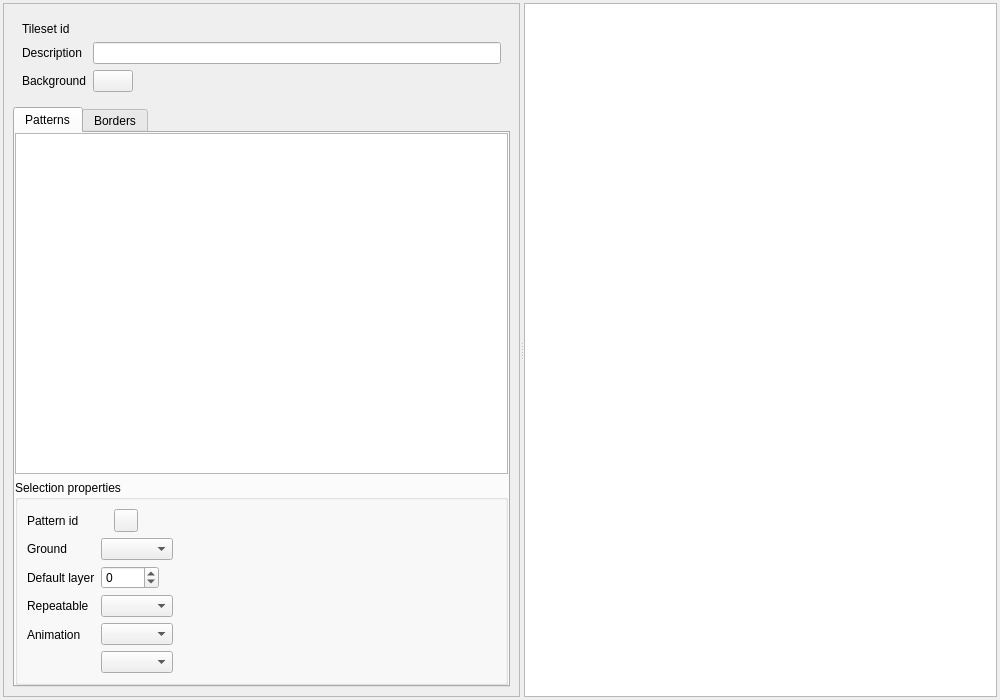
<?xml version="1.0" encoding="UTF-8"?>
<ui version="4.0">
 <class>SolarusEditor::TilesetEditor</class>
 <widget class="QWidget" name="SolarusEditor::TilesetEditor">
  <property name="geometry">
   <rect>
    <x>0</x>
    <y>0</y>
    <width>1000</width>
    <height>700</height>
   </rect>
  </property>
  <property name="windowTitle">
   <string>Tileset editor</string>
  </property>
  <layout class="QHBoxLayout" name="horizontalLayout">
   <property name="leftMargin">
    <number>3</number>
   </property>
   <property name="topMargin">
    <number>3</number>
   </property>
   <property name="rightMargin">
    <number>3</number>
   </property>
   <property name="bottomMargin">
    <number>3</number>
   </property>
   <item>
    <widget class="QSplitter" name="splitter">
     <property name="orientation">
      <enum>Qt::Horizontal</enum>
     </property>
     <widget class="QScrollArea" name="tileset_side_view_scroll_area">
      <property name="widgetResizable">
       <bool>true</bool>
      </property>
      <widget class="QWidget" name="tileset_side_view">
       <property name="geometry">
        <rect>
         <x>0</x>
         <y>0</y>
         <width>495</width>
         <height>692</height>
        </rect>
       </property>
       <property name="sizePolicy">
        <sizepolicy hsizetype="Ignored" vsizetype="Expanding">
         <horstretch>0</horstretch>
         <verstretch>0</verstretch>
        </sizepolicy>
       </property>
       <layout class="QVBoxLayout" name="verticalLayout_2">
        <property name="leftMargin">
         <number>9</number>
        </property>
        <property name="topMargin">
         <number>9</number>
        </property>
        <property name="rightMargin">
         <number>9</number>
        </property>
        <property name="bottomMargin">
         <number>9</number>
        </property>
        <item>
         <widget class="QWidget" name="tileset_properties_group_box" native="true">
          <property name="sizePolicy">
           <sizepolicy hsizetype="Expanding" vsizetype="Fixed">
            <horstretch>0</horstretch>
            <verstretch>0</verstretch>
           </sizepolicy>
          </property>
          <layout class="QFormLayout" name="formLayout">
           <property name="fieldGrowthPolicy">
            <enum>QFormLayout::AllNonFixedFieldsGrow</enum>
           </property>
           <item row="0" column="0">
            <widget class="QLabel" name="tileset_id_label">
             <property name="toolTip">
              <string/>
             </property>
             <property name="text">
              <string>Tileset id</string>
             </property>
            </widget>
           </item>
           <item row="0" column="1">
            <widget class="QLabel" name="tileset_id_field">
             <property name="toolTip">
              <string>Filename of the tileset (without extension)</string>
             </property>
             <property name="text">
              <string/>
             </property>
            </widget>
           </item>
           <item row="1" column="0">
            <widget class="QLabel" name="description_label">
             <property name="toolTip">
              <string/>
             </property>
             <property name="text">
              <string>Description</string>
             </property>
            </widget>
           </item>
           <item row="1" column="1">
            <widget class="QLineEdit" name="description_field">
             <property name="sizePolicy">
              <sizepolicy hsizetype="Expanding" vsizetype="Fixed">
               <horstretch>0</horstretch>
               <verstretch>0</verstretch>
              </sizepolicy>
             </property>
             <property name="toolTip">
              <string>User-friendly description to show in the editor</string>
             </property>
            </widget>
           </item>
           <item row="3" column="0">
            <widget class="QLabel" name="background_label">
             <property name="toolTip">
              <string/>
             </property>
             <property name="text">
              <string>Background</string>
             </property>
            </widget>
           </item>
           <item row="3" column="1">
            <widget class="SolarusEditor::ColorPicker" name="background_field">
             <property name="sizePolicy">
              <sizepolicy hsizetype="Fixed" vsizetype="Fixed">
               <horstretch>0</horstretch>
               <verstretch>0</verstretch>
              </sizepolicy>
             </property>
             <property name="toolTip">
              <string>Background color applied to maps using this tileset</string>
             </property>
            </widget>
           </item>
          </layout>
         </widget>
        </item>
        <item>
         <widget class="QTabWidget" name="patterns_border_sets_tab_widget">
          <property name="currentIndex">
           <number>0</number>
          </property>
          <widget class="QWidget" name="patterns_view">
           <property name="sizePolicy">
            <sizepolicy hsizetype="Expanding" vsizetype="Expanding">
             <horstretch>0</horstretch>
             <verstretch>0</verstretch>
            </sizepolicy>
           </property>
           <attribute name="title">
            <string>Patterns</string>
           </attribute>
           <layout class="QVBoxLayout" name="verticalLayout">
            <property name="leftMargin">
             <number>0</number>
            </property>
            <property name="topMargin">
             <number>0</number>
            </property>
            <property name="rightMargin">
             <number>0</number>
            </property>
            <property name="bottomMargin">
             <number>0</number>
            </property>
            <item>
             <widget class="SolarusEditor::TilePatternsListView" name="patterns_list_view"/>
            </item>
            <item>
             <widget class="QGroupBox" name="pattern_properties_group_box">
              <property name="sizePolicy">
               <sizepolicy hsizetype="Expanding" vsizetype="Preferred">
                <horstretch>0</horstretch>
                <verstretch>0</verstretch>
               </sizepolicy>
              </property>
              <property name="title">
               <string>Selection properties</string>
              </property>
              <layout class="QFormLayout" name="formLayout_2">
               <property name="fieldGrowthPolicy">
                <enum>QFormLayout::AllNonFixedFieldsGrow</enum>
               </property>
               <item row="0" column="0">
                <widget class="QLabel" name="pattern_id_label">
                 <property name="toolTip">
                  <string/>
                 </property>
                 <property name="text">
                  <string>Pattern id</string>
                 </property>
                </widget>
               </item>
               <item row="0" column="1">
                <widget class="QWidget" name="pattern_id_field" native="true">
                 <layout class="QHBoxLayout" name="horizontalLayout_3">
                  <property name="leftMargin">
                   <number>0</number>
                  </property>
                  <property name="topMargin">
                   <number>0</number>
                  </property>
                  <property name="rightMargin">
                   <number>0</number>
                  </property>
                  <property name="bottomMargin">
                   <number>0</number>
                  </property>
                  <item>
                   <layout class="QHBoxLayout" name="pattern_id_layout">
                    <item>
                     <widget class="QLabel" name="pattern_id_value">
                      <property name="toolTip">
                       <string>Name identifying the pattern</string>
                      </property>
                      <property name="text">
                       <string/>
                      </property>
                     </widget>
                    </item>
                    <item>
                     <widget class="QToolButton" name="pattern_id_button">
                      <property name="toolTip">
                       <string>Rename (F2)</string>
                      </property>
                      <property name="text">
                       <string/>
                      </property>
                      <property name="icon">
                       <iconset resource="../../resources/images.qrc">
                        <normaloff>:/images/icon_edit.png</normaloff>:/images/icon_edit.png</iconset>
                      </property>
                     </widget>
                    </item>
                    <item>
                     <spacer name="horizontal_spacer">
                      <property name="orientation">
                       <enum>Qt::Horizontal</enum>
                      </property>
                      <property name="sizeHint" stdset="0">
                       <size>
                        <width>40</width>
                        <height>20</height>
                       </size>
                      </property>
                     </spacer>
                    </item>
                   </layout>
                  </item>
                 </layout>
                </widget>
               </item>
               <item row="1" column="0">
                <widget class="QLabel" name="ground_label">
                 <property name="toolTip">
                  <string/>
                 </property>
                 <property name="text">
                  <string>Ground</string>
                 </property>
                </widget>
               </item>
               <item row="1" column="1">
                <widget class="SolarusEditor::EnumSelector&lt;SolarusEditor::Ground&gt;" name="ground_field">
                 <property name="sizePolicy">
                  <sizepolicy hsizetype="Fixed" vsizetype="Fixed">
                   <horstretch>0</horstretch>
                   <verstretch>0</verstretch>
                  </sizepolicy>
                 </property>
                 <property name="toolTip">
                  <string>Terrain of the pattern</string>
                 </property>
                </widget>
               </item>
               <item row="2" column="0">
                <widget class="QLabel" name="default_layer_label">
                 <property name="toolTip">
                  <string/>
                 </property>
                 <property name="text">
                  <string>Default layer</string>
                 </property>
                </widget>
               </item>
               <item row="3" column="0">
                <widget class="QLabel" name="repeat_mode_label">
                 <property name="text">
                  <string>Repeatable</string>
                 </property>
                </widget>
               </item>
               <item row="3" column="1">
                <widget class="SolarusEditor::EnumSelector&lt;SolarusEditor::TilePatternRepeatMode&gt;" name="repeat_mode_field">
                 <property name="sizePolicy">
                  <sizepolicy hsizetype="Fixed" vsizetype="Fixed">
                   <horstretch>0</horstretch>
                   <verstretch>0</verstretch>
                  </sizepolicy>
                 </property>
                </widget>
               </item>
               <item row="4" column="0">
                <widget class="QLabel" name="animation_label">
                 <property name="toolTip">
                  <string/>
                 </property>
                 <property name="text">
                  <string>Animation</string>
                 </property>
                </widget>
               </item>
               <item row="4" column="1">
                <widget class="QWidget" name="animation_field" native="true">
                 <property name="sizePolicy">
                  <sizepolicy hsizetype="Fixed" vsizetype="Preferred">
                   <horstretch>0</horstretch>
                   <verstretch>0</verstretch>
                  </sizepolicy>
                 </property>
                 <layout class="QHBoxLayout" name="horizontalLayout_6">
                  <property name="leftMargin">
                   <number>0</number>
                  </property>
                  <property name="topMargin">
                   <number>0</number>
                  </property>
                  <property name="rightMargin">
                   <number>0</number>
                  </property>
                  <property name="bottomMargin">
                   <number>0</number>
                  </property>
                  <item>
                   <layout class="QVBoxLayout" name="vertical_layout">
                    <item>
                     <widget class="SolarusEditor::EnumSelector&lt;SolarusEditor::PatternAnimation&gt;" name="animation_type_field">
                      <property name="sizePolicy">
                       <sizepolicy hsizetype="Fixed" vsizetype="Fixed">
                        <horstretch>0</horstretch>
                        <verstretch>0</verstretch>
                       </sizepolicy>
                      </property>
                      <property name="toolTip">
                       <string>Kind of animation of the pattern</string>
                      </property>
                     </widget>
                    </item>
                    <item>
                     <widget class="SolarusEditor::EnumSelector&lt;SolarusEditor::PatternSeparation&gt;" name="animation_separation_field">
                      <property name="sizePolicy">
                       <sizepolicy hsizetype="Fixed" vsizetype="Fixed">
                        <horstretch>0</horstretch>
                        <verstretch>0</verstretch>
                       </sizepolicy>
                      </property>
                      <property name="toolTip">
                       <string>Horizontal or vertical separation (only for multi-frame patterns)</string>
                      </property>
                     </widget>
                    </item>
                   </layout>
                  </item>
                 </layout>
                </widget>
               </item>
               <item row="2" column="1">
                <layout class="QHBoxLayout" name="default_layer_layout">
                 <item>
                  <widget class="QSpinBox" name="default_layer_field">
                   <property name="buttonSymbols">
                    <enum>QAbstractSpinBox::UpDownArrows</enum>
                   </property>
                   <property name="minimum">
                    <number>-9999</number>
                   </property>
                   <property name="maximum">
                    <number>9999</number>
                   </property>
                  </widget>
                 </item>
                 <item>
                  <spacer name="default_layer_spacer">
                   <property name="orientation">
                    <enum>Qt::Horizontal</enum>
                   </property>
                   <property name="sizeHint" stdset="0">
                    <size>
                     <width>40</width>
                     <height>20</height>
                    </size>
                   </property>
                  </spacer>
                 </item>
                </layout>
               </item>
              </layout>
             </widget>
            </item>
           </layout>
          </widget>
          <widget class="QWidget" name="border_sets_view">
           <attribute name="title">
            <string>Borders</string>
           </attribute>
          </widget>
         </widget>
        </item>
       </layout>
      </widget>
     </widget>
     <widget class="SolarusEditor::TilesetView" name="tileset_view"/>
    </widget>
   </item>
  </layout>
 </widget>
 <customwidgets>
  <customwidget>
   <class>SolarusEditor::EnumSelector&lt;SolarusEditor::Ground&gt;</class>
   <extends>QComboBox</extends>
   <header>ground_traits.h</header>
  </customwidget>
  <customwidget>
   <class>SolarusEditor::TilesetView</class>
   <extends>QGraphicsView</extends>
   <header>widgets/tileset_view.h</header>
  </customwidget>
  <customwidget>
   <class>SolarusEditor::TilePatternsListView</class>
   <extends>QListView</extends>
   <header>widgets/tile_patterns_list_view.h</header>
  </customwidget>
  <customwidget>
   <class>SolarusEditor::EnumSelector&lt;SolarusEditor::PatternAnimation&gt;</class>
   <extends>QComboBox</extends>
   <header>pattern_animation_traits.h</header>
  </customwidget>
  <customwidget>
   <class>SolarusEditor::EnumSelector&lt;SolarusEditor::PatternSeparation&gt;</class>
   <extends>QComboBox</extends>
   <header>pattern_separation_traits.h</header>
  </customwidget>
  <customwidget>
   <class>SolarusEditor::ColorPicker</class>
   <extends>QPushButton</extends>
   <header>widgets/color_picker.h</header>
  </customwidget>
  <customwidget>
   <class>SolarusEditor::EnumSelector&lt;SolarusEditor::TilePatternRepeatMode&gt;</class>
   <extends>QComboBox</extends>
   <header>pattern_repeat_mode_traits.h</header>
  </customwidget>
 </customwidgets>
 <resources>
  <include location="../../resources/images.qrc"/>
 </resources>
 <connections/>
</ui>
